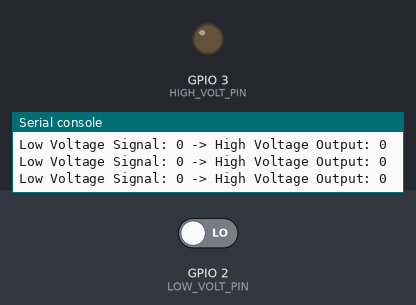
Simulated run of this program. Board: ESP32 board running MicroPython. Parts: output pins drawn as LEDs (lit = HIGH), the last lines printed to the serial console. The inputs (shaded band) are chosen by the test bench; at power-on: GPIO 2 (LOW_VOLT_PIN) LOW.

Above: at 1.2 s.
1.3 s: GPIO 2 (LOW_VOLT_PIN) driven HIGH
At 2.0 s:
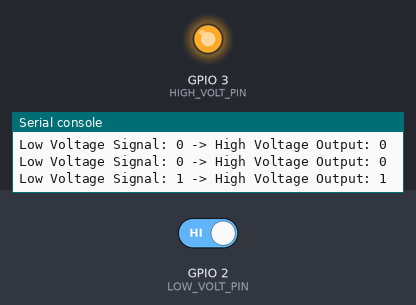
3.0 s: GPIO 2 (LOW_VOLT_PIN) driven LOW
At 3.3 s:
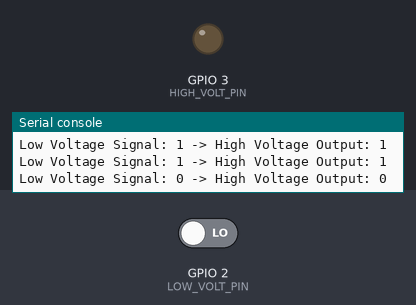
Timing chart, 0 to 6.0 s (numbered marks = the images above; inputs shaded):
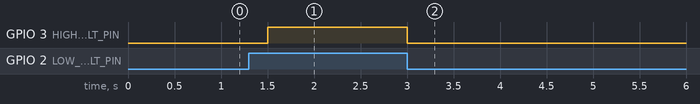

The program:

KY051_voltage_Level_Shifter.py
```python
# KY-051 Voltage Translator Level Shifter demo
import machine
import time

LOW_VOLT_PIN = machine.Pin(2, machine.Pin.IN)
HIGH_VOLT_PIN = machine.Pin(3, machine.Pin.OUT)

while True:
    low_signal = LOW_VOLT_PIN.value()
    HIGH_VOLT_PIN.value(low_signal)
    print("Low Voltage Signal:", low_signal, "-> High Voltage Output:", HIGH_VOLT_PIN.value())
    time.sleep(0.5)
```

Measured:
- after the input at 1.3 s, GPIO 3 (HIGH_VOLT_PIN): LOW → HIGH after 0.20 s
- after the input at 3.0 s, GPIO 3 (HIGH_VOLT_PIN): HIGH → LOW at once
